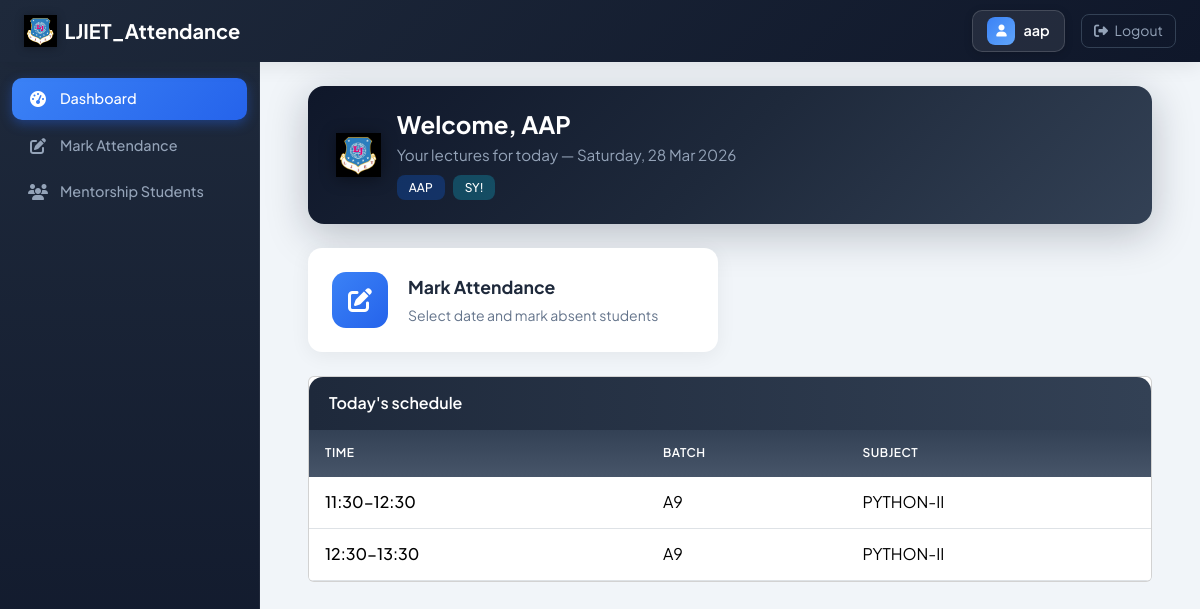
/portal/faculty-dashboard/ (signed in), run on the app's committed database.
### core/models.py (models this page shows, shortened)
class Faculty(models.Model):
    department = models.ForeignKey(Department, on_delete=models.CASCADE)
    full_name = models.CharField(max_length=200)
    short_name = models.CharField(max_length=30)  # e.g. UMS, PSK
    email = models.EmailField(blank=True)
    user = models.OneToOneField(
        User, on_delete=models.SET_NULL, null=True, blank=True, related_name='faculty_profile'
    )
    class Meta:
        ordering = ['full_name']
        verbose_name_plural = 'Faculties'

class Department(models.Model):
    name = models.CharField(max_length=200)
    code = models.CharField(max_length=20, blank=True)
    class Meta:
        ordering = ['name']

class ScheduleSlot(models.Model):
    department = models.ForeignKey(Department, on_delete=models.CASCADE)
    faculty = models.ForeignKey(Faculty, on_delete=models.CASCADE)
    subject = models.ForeignKey(Subject, on_delete=models.CASCADE)
    batch = models.ForeignKey(Batch, on_delete=models.CASCADE)
    day = models.CharField(max_length=20)  # Monday, Tuesday, ...
    time_slot = models.CharField(max_length=50)  # e.g. 08:45-09:45, Lec 1
    class Meta:
        ordering = ['day', 'time_slot']
        unique_together = ('department', 'batch', 'day', 'time_slot')

class Batch(models.Model):
    department = models.ForeignKey(Department, on_delete=models.CASCADE)
    name = models.CharField(max_length=100)  # e.g. A1, B2, CE-A
    class Meta:
        ordering = ['name']
        unique_together = ('department', 'name')

class Subject(models.Model):
    department = models.ForeignKey(Department, on_delete=models.CASCADE)
    name = models.CharField(max_length=150)
    code = models.CharField(max_length=30, blank=True)
    class Meta:
        ordering = ['name']
        unique_together = ('department', 'name')

### core/views.py (the view)
# urls.py: path('faculty-dashboard/', views.faculty_dashboard, name='faculty_dashboard'),
@login_required
def faculty_dashboard(request):
    if not user_can_faculty(request):
        messages.error(request, 'Access denied.')
        return redirect('accounts:role_redirect')
    faculty = get_faculty_user(request)
    if not faculty:
        messages.error(request, 'No faculty profile linked.')
        return redirect('accounts:logout')
    from datetime import date
    today = date.today()
    weekday = today.strftime('%A')
    today_slots = ScheduleSlot.objects.filter(
        faculty=faculty, day=weekday
    ).select_related('batch', 'subject').order_by('time_slot')
    ctx = {
        'faculty': faculty,
        'today_slots': today_slots,
        'today': today,
    }
    return render(request, 'core/faculty/dashboard.html', ctx)

### core/context_processors.py (called while the page is built)
def _make_link(request, label, url_name, icon, active_name):
    from django.urls import reverse
    try:
        path = reverse(url_name)
        url = request.build_absolute_uri(path)
    except Exception:
        url = '#'
    return {'label': label, 'url': url, 'icon': icon, 'active_name': active_name}

### core/views.py (called while the page is built)
def get_faculty_user(request):
    if not request.user.is_authenticated:
        return None
    return getattr(request.user, 'faculty_profile', None)

def user_can_faculty(request):
    try:
        return request.user.role_profile.role == 'faculty'
    except (UserRole.DoesNotExist, AttributeError):
        return False

### templates/core/faculty/dashboard.html (shortened to what this page needs)
{% extends 'base.html' %}
{% load static %}
{% block content %}
<div class="faculty-dash-hero d-flex align-items-center gap-3">
    <img src="{% static 'images/ljiet-logo.png' %}" alt="LJIET" class="hero-logo">
    <div>
        <h1 class="page-title">Welcome, {{ faculty.full_name }}</h1>
        <p class="page-subtitle mb-2">Your lectures for today — {{ today|date:"l, d M Y" }}</p>
        <div class="faculty-badges d-flex flex-wrap gap-2">
        <span class="badge bg-primary bg-opacity-25 text-white">{{ faculty.short_name|default:"Faculty" }}</span>
        {% if faculty.department %}<span class="badge bg-info bg-opacity-25 text-white">{{ faculty.department.name }}</span>{% endif %}
        </div>
    </div>
</div>
<div class="row g-4 mb-4">
    <div class="col-md-6">
        <a href="{% url 'core:faculty_attendance_entry' %}" class="card faculty-dash-card">
            <div class="card-body">
                <div class="card-icon"><i class="fas fa-edit"></i></div>
                <div>
                    <p class="card-title">Mark Attendance</p>
                    <p class="card-desc">Select date and mark absent students</p>
                </div>
            </div>
        </a>
    </div>
</div>
<div class="card faculty-dash-table overflow-hidden">
    <div class="card-header">Today's schedule</div>
    {% if today_slots %}
    <div class="table-responsive">
        <table class="table table-hover mb-0">
            <thead>
                <tr>
                    <th>Time</th>
                    <th>Batch</th>
                    <th>Subject</th>
                </tr>
            </thead>
            <tbody>
                {% for s in today_slots %}
                <tr>
                    <td class="fw-medium">{{ s.time_slot }}</td>
                    <td>{{ s.batch.name }}</td>
                    <td>{{ s.subject.name }}</td>
                </tr>
                {% endfor %}
            </tbody>
        </table>
    </div>
    {% else %}
    <p class="text-center text-secondary py-5 mb-0">No lectures scheduled for today.</p>
    {% endif %}
</div>
{% endblock %}

### templates/base.html (shortened to what this page needs)
{% load static %}
<!DOCTYPE html>
<html lang="en">
<head>
    <link href="https://cdn.jsdelivr.net/npm/bootstrap@5.3.2/dist/css/bootstrap.min.css" rel="stylesheet">
    <link rel="stylesheet" href="https://cdnjs.cloudflare.com/ajax/libs/font-awesome/6.4.0/css/all.min.css">
</head>
<body>
    <nav class="navbar navbar-expand-lg app-navbar sticky-top">
        <div class="container-fluid px-3 px-lg-4">
            <a class="navbar-brand d-flex align-items-center gap-2" href="{% url 'accounts:role_redirect' %}">
                <img src="{% static 'images/ljiet-logo.png' %}" alt="LJIET" class="navbar-brand-logo">
                <span class="d-none d-sm-inline">LJIET_Attendance</span>
            </a>
            {% if user.is_authenticated %}
            <div class="d-flex align-items-center gap-2 gap-lg-3">
                <span class="user-badge" title="{{ user.get_full_name|default:user.username }}">
                    <span class="user-icon"><i class="fas fa-user"></i></span>
                    <span class="user-name text-truncate">{{ user.get_full_name|default:user.username }}</span>
                </span>
                <a href="{% url 'accounts:logout' %}" class="btn btn-logout btn-sm text-nowrap">
                    <i class="fas fa-sign-out-alt me-1"></i> <span class="d-none d-sm-inline">Logout</span>
                </a>
            </div>
            {% endif %}
        </div>
    </nav>
    <div class="d-flex">
        {% if user.is_authenticated and sidebar_links %}
        <aside class="app-sidebar d-none d-lg-block flex-shrink-0">
            <nav class="d-flex flex-column gap-0">
                {% for item in sidebar_links %}
                <a href="{{ item.url }}" class="sidebar-link {% if request.resolver_match.url_name == item.active_name %}active{% endif %}">
                    <i class="fas {{ item.icon }}"></i>
                    <span>{{ item.label }}</span>
                </a>
                {% endfor %}
            </nav>
        </aside>
        {% endif %}
        <main class="main-content w-100 px-3 px-md-4 px-lg-5 py-3 py-lg-4">
            {% block content %}{% endblock %}
        </main>
    </div>
</body>
</html>

### templates/base.html (style rules this page uses)
:root { --sidebar-bg: #1e293b; --sidebar-hover: rgba(255,255,255,0.08); --sidebar-active: linear-gradient(135deg, #3b82f6 0%, #2563eb 100%); --primary: #2563eb; --primary-dark: #1d4ed8; --header-shadow: 0 4px 20px rgba(0,0,0,0.08); }
* { font-family: 'Plus Jakarta Sans', system-ui, sans-serif; }
body { background: #f1f5f9; min-height: 100vh; overflow-x: hidden; }
.app-navbar { background: linear-gradient(135deg, #1e293b 0%, #0f172a 100%) !important; box-shadow: var(--header-shadow); padding: 0.6rem 0; }
.app-navbar .navbar-brand { font-weight: 700; font-size: 1.25rem; color: #fff !important; display: flex; align-items: center; gap: 0.5rem; }
.app-navbar .navbar-brand-logo { height: 32px; width: auto; max-width: 36px; object-fit: contain; filter: drop-shadow(0 1px 4px rgba(0,0,0,0.3)); }
.app-navbar .user-badge { display: inline-flex; align-items: center; gap: 0.5rem; padding: 0.4rem 0.9rem; background: rgba(255,255,255,0.08); border: 1px solid rgba(255,255,255,0.15); border-radius: 10px; color: #fff; font-weight: 600; font-size: 0.9rem; max-width: 160px; overflow: hidden; text-overflow: ellipsis; white-space: nowrap; box-shadow: 0 2px 8px rgba(0,0,0,0.15); transition: all 0.25s ease; }
.app-navbar .user-badge .user-icon { width: 28px; height: 28px; border-radius: 8px; background: linear-gradient(135deg, #3b82f6 0%, #60a5fa 100%); display: flex; align-items: center; justify-content: center; font-size: 0.75rem; flex-shrink: 0; color: #fff; }
.app-navbar .user-badge .user-name { color: inherit; font-weight: 600; max-width: 100px; }
.app-navbar .btn-logout { color: #94a3b8; border: 1px solid #334155; padding: 0.35rem 0.75rem; border-radius: 8px; transition: all 0.3s ease; }
.app-sidebar { width: 260px; min-height: calc(100vh - 56px); background: linear-gradient(180deg, #1e293b 0%, #0f172a 100%); border-right: 1px solid rgba(255,255,255,0.06); padding: 1rem 0.75rem; position: sticky; top: 56px; }
.sidebar-link { display: flex; align-items: center; gap: 0.75rem; padding: 0.65rem 1rem; margin-bottom: 0.25rem; color: #94a3b8; text-decoration: none; border-radius: 10px; font-weight: 500; font-size: 0.9rem; transition: all 0.3s cubic-bezier(0.4, 0, 0.2, 1); opacity: 0; animation: slideInLeft 0.4s ease forwards; }
.sidebar-link:nth-child(1) { animation-delay: 0.05s; }
.sidebar-link:nth-child(2) { animation-delay: 0.1s; }
.sidebar-link:nth-child(3) { animation-delay: 0.15s; }
.sidebar-link.active { color: #fff; background: var(--sidebar-active); box-shadow: 0 4px 12px rgba(37, 99, 235, 0.4); }
.sidebar-link i { width: 20px; text-align: center; font-size: 1rem; }
.sidebar-link { cursor: pointer; }
.app-sidebar { z-index: 10; }
.main-content { flex: 1; padding: 1.5rem 2rem; animation: fadeIn 0.5s ease; }
.page-title { font-weight: 700; color: #0f172a; font-size: 1.75rem; }
.page-subtitle { color: #64748b; font-size: 0.95rem; }

### data on the page
Faculty: full_name "AAP", short_name "AAP", department.name "SY!"
ScheduleSlot: time_slot "11:30-12:30", batch.name "A9", subject.name "PYTHON-II"
ScheduleSlot: time_slot "12:30-13:30", batch.name "A9", subject.name "PYTHON-II"

### other printed values
{{ user.get_full_name|default:user.username }} "aap"
{{ item.label }} "Dashboard" "Mark Attendance" "Mentorship Students"
